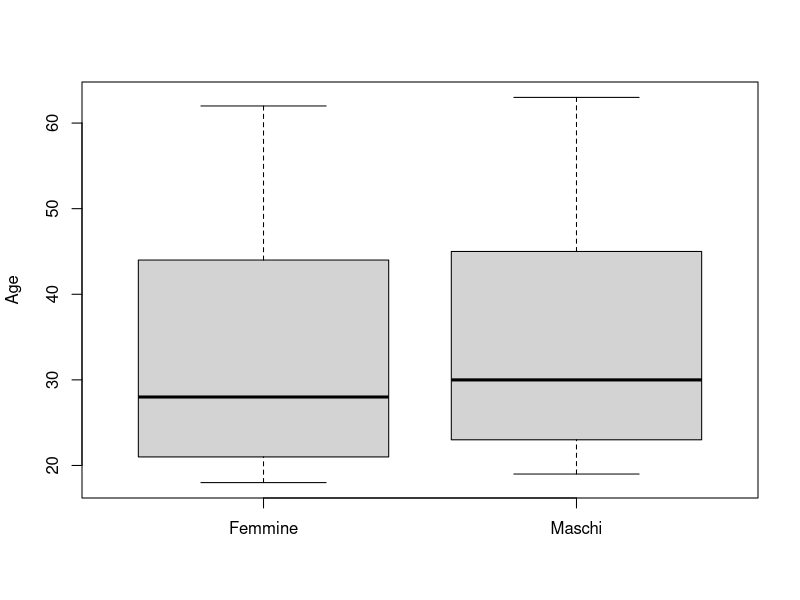
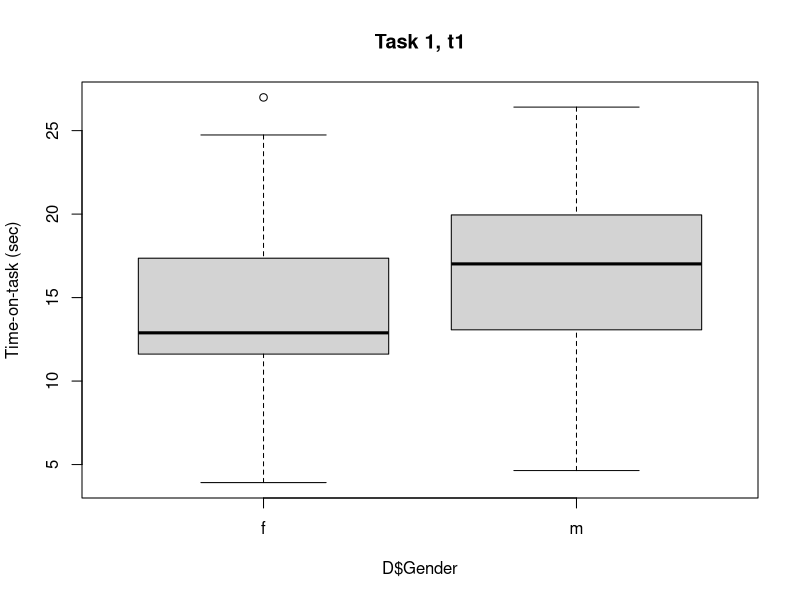
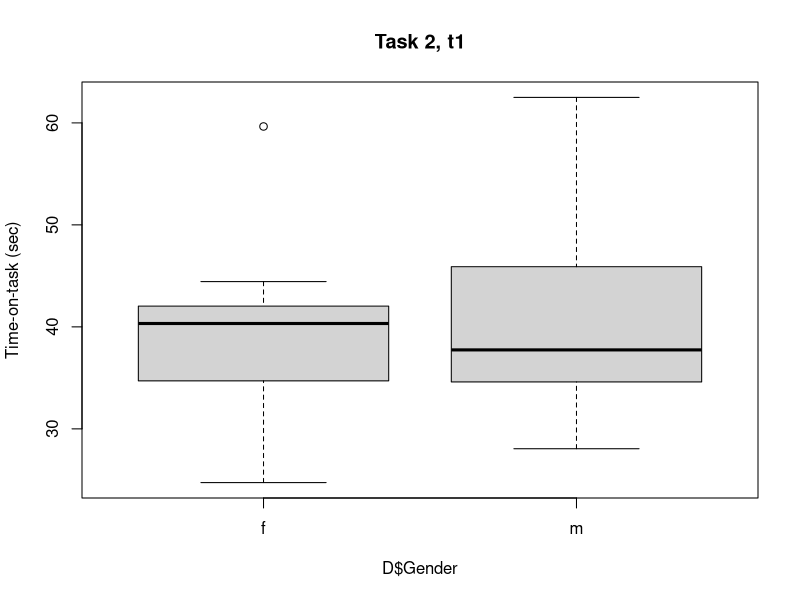
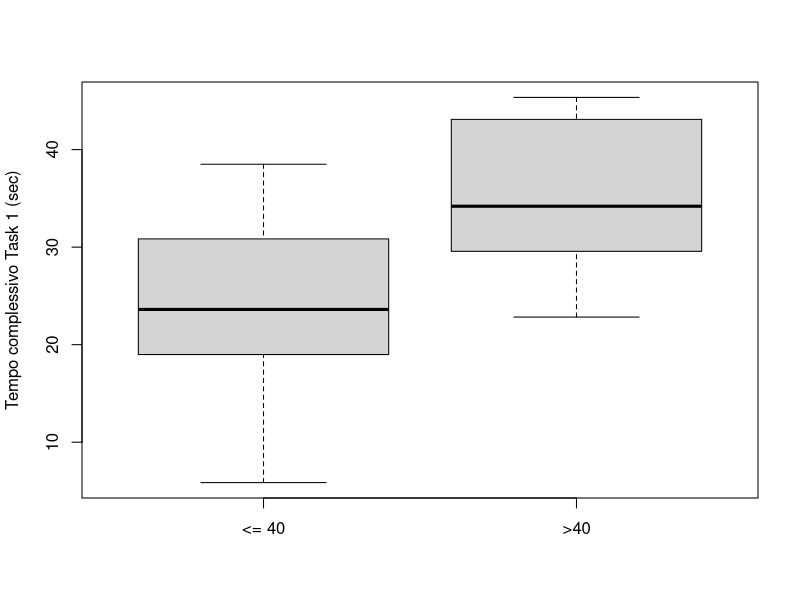
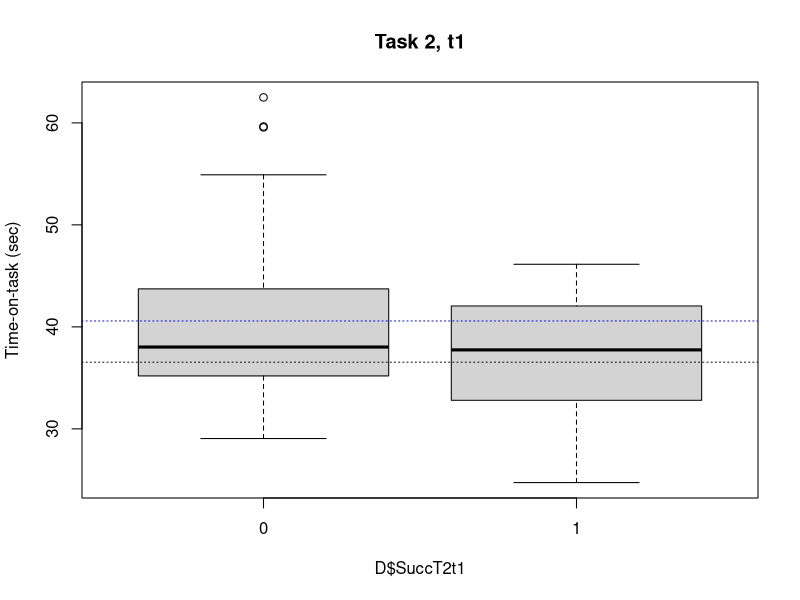
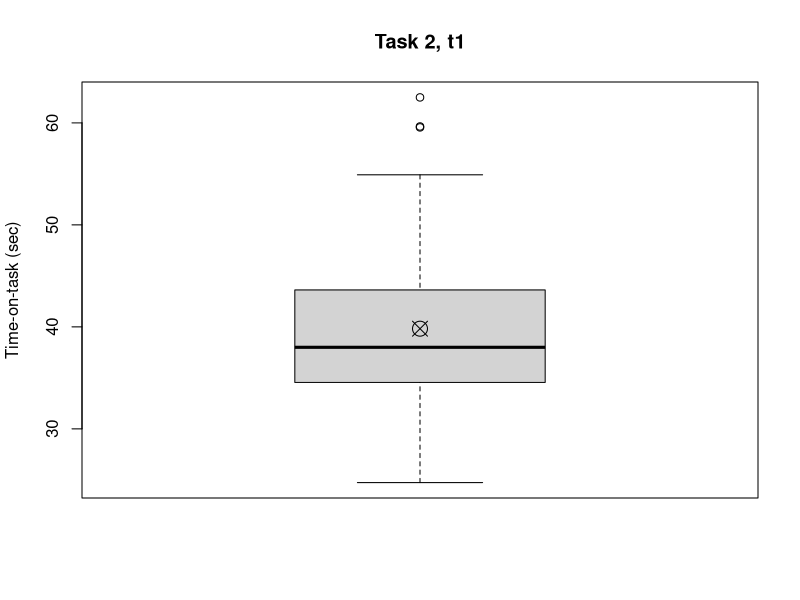
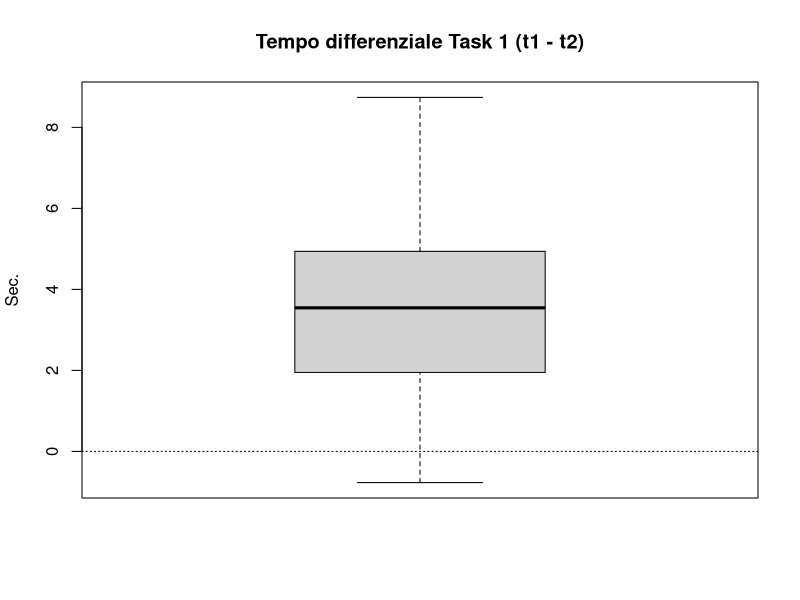
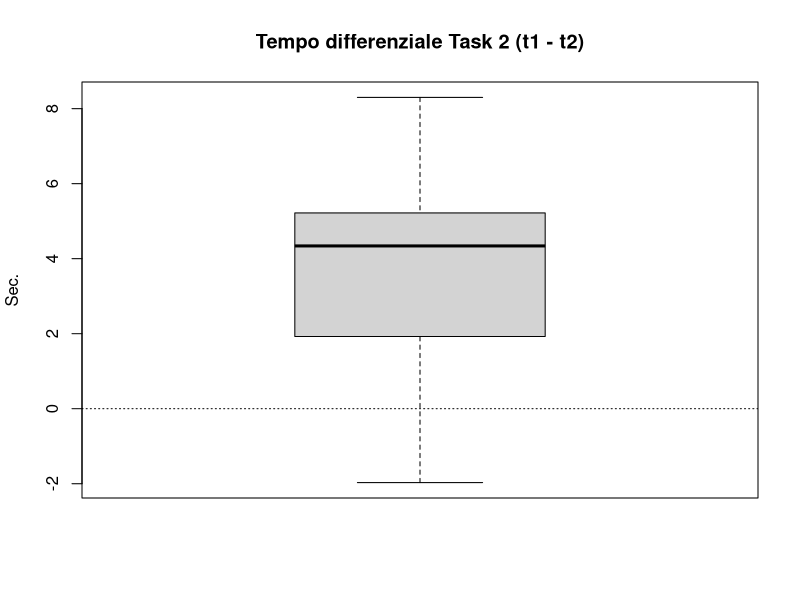

The R script that drew these images, in order:
## ---- chunk 1
thevalue = F
myvar = thevalue
echovar = thevalue
evalvar = thevalue
knitr::opts_chunk$set(include = myvar, 
                      echo = echovar,
                      eval = evalvar)
## ---- chunk 2
D <- read.csv("DATASW2.csv")
head(D)
D$Gender = as.factor(D$Gender)

summary(D)

## ---- chunk 3
boxplot(D$Age[D$Gender=="f"],
        D$Age[D$Gender=="m"],names=c("Femmine","Maschi"),ylab="Age")
# in alternativa 
# boxplot(D$Age ~ D$Gender,ylab="Et?")
t.test(D$Age[D$Gender=="f"],D$Age[D$Gender=="m"])
## ---- chunk 4
boxplot(D$TT1t1 ~ D$Gender,ylab="Time-on-task (sec)",main="Task 1, t1")
t.test(D$TT1t1[D$Gender=="f"],D$TT1t1[D$Gender=="m"])

boxplot(D$TT2t1 ~ D$Gender,ylab="Time-on-task (sec)",main="Task 2, t1")
t.test(D$TT2t1[D$Gender=="f"],D$TT2t1[D$Gender=="m"])
## ---- chunk 5
TCT1 <- D$TT1t1 + D$TT1t2

boxplot(TCT1[D$Age <= 40],TCT1[D$Age > 40],names=c("<= 40",">40"),ylab="Tempo complessivo Task 1 (sec)")
t.test(TCT1[D$Age <= 40],TCT1[D$Age > 40],alternative="less")
# in alternativa
# t.test(TCT1[D$Age > 40],TCT1[D$Age <= 40],alternative="greater")
## ---- chunk 6
boxplot(D$TT2t1 ~ D$SuccT2t1,ylab="Time-on-task (sec)",main="Task 2, t1")
t.test(D$TT2t1[D$SuccT2t1==1],D$TT2t1[D$SuccT2t1==0],alternative="less")
abline(mean(D$TT2t1[D$SuccT2t1==1]),0,lty=3)   # posizione media campionaria per gruppo successo
abline(mean(D$TT2t1[D$SuccT2t1==0]),0,lty=3,col="blue") # posizione media campionaria per gruppo insuccesso
# notare come le posizioni di queste medie differiscano dalle posizioni delle mediane dei boxplot

## ---- chunk 7
boxplot(D$TT2t1,ylab="Time-on-task (sec)",main="Task 2, t1")
points(mean(D$TT2t1),pch=13, cex = 2)  # posizione della media campionaria
t.test(D$TT2t1,mu=median(D$TT2t1),alternative="greater")
## ---- chunk 8
TT1D <- D$TT1t1 - D$TT1t2
boxplot(TT1D,main="Tempo differenziale Task 1 (t1 - t2)",ylab="Sec.")
abline(0,0,lty=3)
t.test(D$TT1t1,D$TT1t2,paired=T,alternative="greater")

TT2D <- D$TT2t1 - D$TT2t2
boxplot(TT2D,main="Tempo differenziale Task 2 (t1 - t2)",ylab="Sec.")
abline(0,0,lty=3)
t.test(D$TT2t1,D$TT2t2,paired=T,alternative="greater")
## ---- chunk 9
TT1Df <- D$TT1t1[D$Gender=="f"] - D$TT1t2[D$Gender=="f"]
boxplot(TT1Df,main="Tempo differenziale Task 1 (t1 - t2) - Donne",ylab="Sec.")
abline(0,0,lty=3)
t.test(D$TT1t1[D$Gender=="f"],D$TT1t2[D$Gender=="f"],paired=T,alternative="greater")

TT2Df <- D$TT2t1[D$Gender=="f"] - D$TT2t2[D$Gender=="f"]
boxplot(TT2Df,main="Tempo differenziale Task 2 (t1 - t2) - Donne",ylab="Sec.")
abline(0,0,lty=3)
t.test(D$TT2t1[D$Gender=="f"],D$TT2t2[D$Gender=="f"],paired=T,alternative="greater")

## ---- chunk 10
# Eta categoriale
Ecat <- D$Age
Ecat[D$Age <= 40] <- 1
Ecat[D$Age > 40] <- 2
Ecat <- as.factor(Ecat)
TAB <- table(Ecat,D$SuccT1t1)
chisq.test(TAB)
TAB2 <- table(Ecat,D$SuccT1t2)
chisq.test(TAB2)
## ---- chunk 11

TAB3 <- table(D$Gender,D$SuccT2t2)
chisq.test(TAB3)

TAB4 <- table(D$Gender,D$SuccT1t1)
chisq.test(TAB4)
